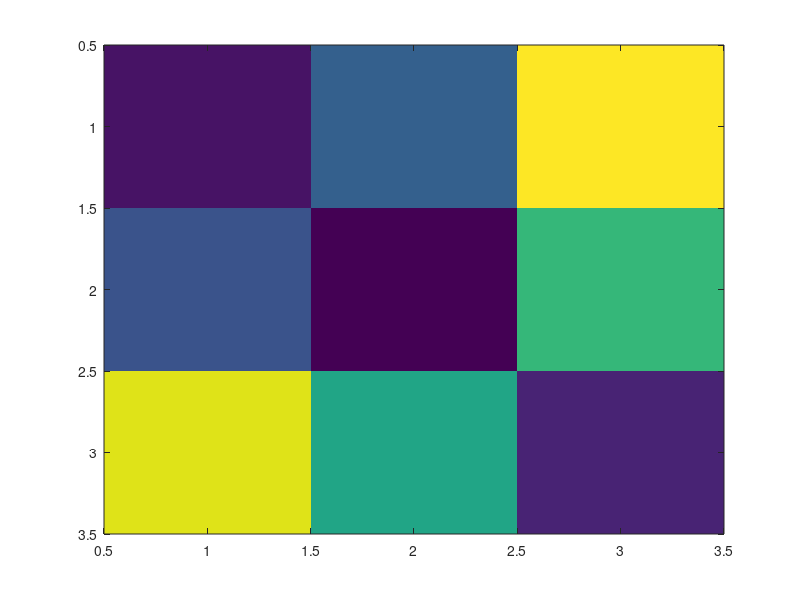
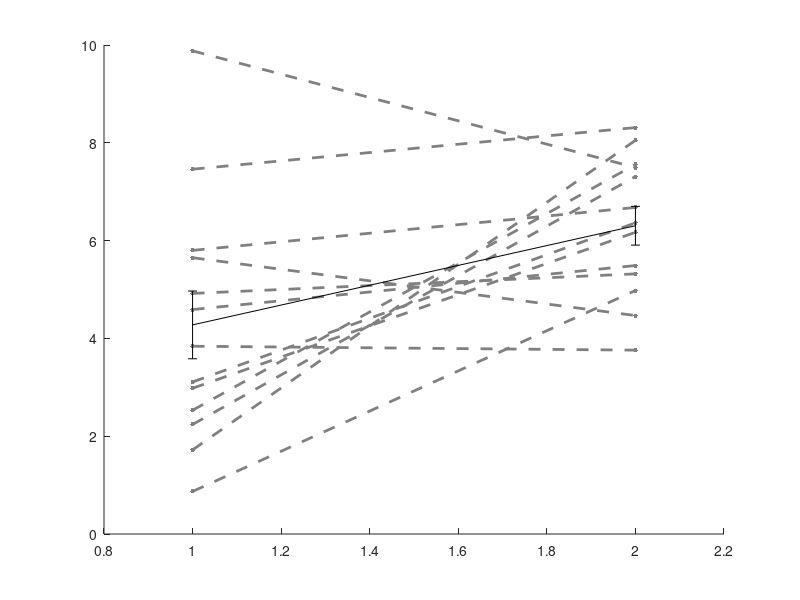

Here is the MATLAB script that generated these plots, in order: (Note: this script raises an error after producing the figures.)
load('bumpVprobatlas.mat')

% Figure 4 top matrix
imagesc(mean_all_bump2centroid)

% Figure 4 bottom graph 
figure
hold on
plot(ones(14,1),squeeze(all_bump2centroid(1,1,:)),'.','color',[.5 .5 .5],'MarkerSize',10)
plot(ones(14,1)*2,squeeze(all_func2centroid(1,1,:)),'.','color',[.5 .5 .5],'MarkerSize',10)
plot([ones(14,1),ones(14,1)*2]',[squeeze(all_bump2centroid(1,1,:)),squeeze(all_func2centroid(1,1,:))]','--','color',[.5 .5 .5],'LineWidth',2)
errorbar([1,2],[mean_all_bump2centroid(1,1),mean_all_func2centroid(1,1)],[sem_all_bump2centroid(1,1),sem_all_func2centroid(1,1)],'k','LineWidth',4);
errorbar([1,2],[mean_all_bump2centroid(1,1),mean_all_func2centroid(1,1)],[sem_all_bump2centroid(1,1),sem_all_func2centroid(1,1)],'g','LineWidth',3);
plot([1,2],[mean_all_bump2centroid(1,1), mean_all_func2centroid(1,1)],'k.','MarkerSize',40);
plot([1,2],[mean_all_bump2centroid(1,1), mean_all_func2centroid(1,1)],'g.','MarkerSize',30);

plot(ones(14,1)*4,squeeze(all_bump2centroid(2,2,:)),'.','color',[.5 .5 .5],'MarkerSize',10)
plot(ones(14,1)*5,squeeze(all_func2centroid(2,2,:)),'.','color',[.5 .5 .5],'MarkerSize',10)
plot([ones(14,1)*4,ones(14,1)*5]',[squeeze(all_bump2centroid(2,2,:)),squeeze(all_func2centroid(2,2,:))]','--','color',[.5 .5 .5],'LineWidth',2)
errorbar([4,5],[mean_all_bump2centroid(2,2),mean_all_func2centroid(2,2)],[sem_all_bump2centroid(2,2),sem_all_func2centroid(2,2)],'k','LineWidth',4);
errorbar([4,5],[mean_all_bump2centroid(2,2),mean_all_func2centroid(2,2)],[sem_all_bump2centroid(2,2),sem_all_func2centroid(2,2)],'color',[1 0 1],'LineWidth',3);
plot([4,5],[mean_all_bump2centroid(2,2), mean_all_func2centroid(2,2)],'k.','MarkerSize',40);
plot([4,5],[mean_all_bump2centroid(2,2), mean_all_func2centroid(2,2)],'.','color',[1 0 1],'MarkerSize',30);

plot(ones(14,1)*7,squeeze(all_bump2centroid(3,3,:)),'.','color',[.5 .5 .5],'MarkerSize',10)
plot(ones(14,1)*8,squeeze(all_func2centroid(3,3,:)),'.','color',[.5 .5 .5],'MarkerSize',10)
plot([ones(14,1)*7,ones(14,1)*8]',[squeeze(all_bump2centroid(3,3,:)),squeeze(all_func2centroid(3,3,:))]','--','color',[.5 .5 .5],'LineWidth',2)
errorbar([7,8],[mean_all_bump2centroid(3,3),mean_all_func2centroid(3,3)],[sem_all_bump2centroid(3,3),sem_all_func2centroid(3,3)],'k','LineWidth',4);
errorbar([7,8],[mean_all_bump2centroid(3,3),mean_all_func2centroid(3,3)],[sem_all_bump2centroid(3,3),sem_all_func2centroid(3,3)],'b','LineWidth',3);
plot([7,8],[mean_all_bump2centroid(3,3), mean_all_func2centroid(3,3)],'k.','MarkerSize',40);
plot([7,8],[mean_all_bump2centroid(3,3), mean_all_func2centroid(3,3)],'b.','MarkerSize',30);
